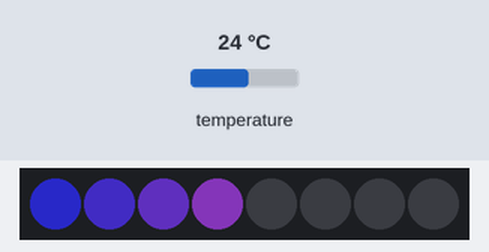
Simulated run of this sketch. Board: Arduino Uno, built with avr-gcc and run on an emulated ATmega328P. On the bench: 8 RGB LEDs in strip order, left to right. Inputs (shaded band) come from the test bench; at power-on: temperature 24 °C. Dim RGB values are drawn brighter than linear.

Above: at 3.3 s.
3.4 s: temperature set to 28 °C
At 5.3 s:
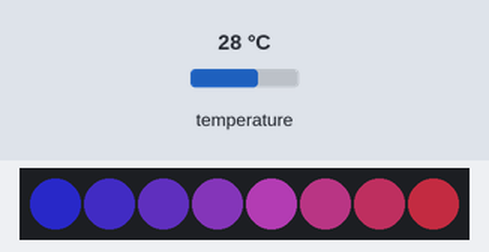
5.9 s: temperature set to 12 °C
At 6.6 s:
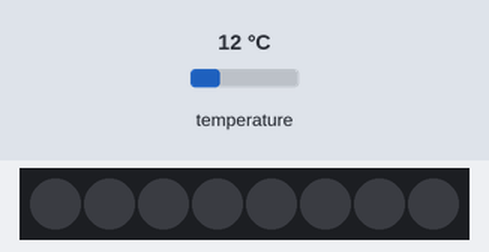
8.4 s: temperature set to 33 °C
At 10.3 s:
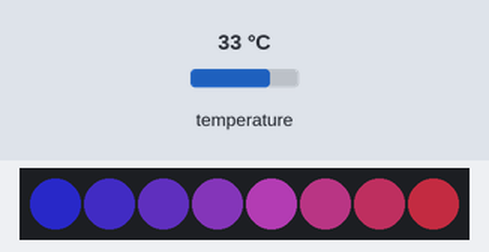
Timing chart, 0 to 11.8 s (numbered marks = the images above; inputs shaded):
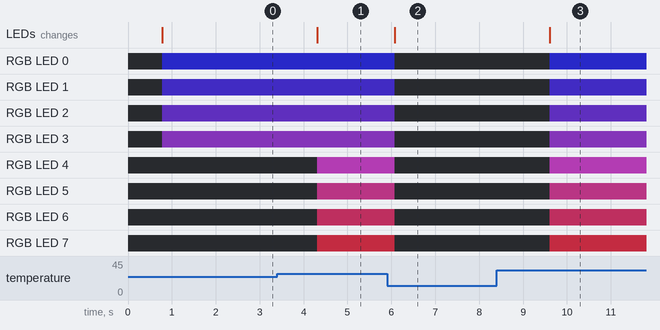

Measured:
- after the input at 3.4 s, RGB LED 4: off → RGB(60, 20, 60) after 0.91 s; RGB LED 5: off → RGB(70, 20, 50) after 0.91 s; RGB LED 6: off → RGB(80, 20, 40) after 0.91 s; RGB LED 7: off → RGB(90, 20, 30) after 0.91 s; the LEDs: change after 0.91 s (image 1)
- after the input at 5.9 s, RGB LED 0: RGB(20, 20, 100) → off after 0.17 s; RGB LED 1: RGB(30, 20, 90) → off after 0.17 s; RGB LED 2: RGB(40, 20, 80) → off after 0.17 s; RGB LED 3: RGB(50, 20, 70) → off after 0.17 s; RGB LED 4: RGB(60, 20, 60) → off after 0.17 s; the LEDs: change after 0.17 s (image 2)
- after the input at 8.4 s, RGB LED 0: off → RGB(20, 20, 100) after 1.2 s; RGB LED 1: off → RGB(30, 20, 90) after 1.2 s; RGB LED 2: off → RGB(40, 20, 80) after 1.2 s; RGB LED 3: off → RGB(50, 20, 70) after 1.2 s; RGB LED 4: off → RGB(60, 20, 60) after 1.2 s; the LEDs: change after 1.2 s (image 3)

The sketch:

NeopixelThermometer.ino
```cpp
//Neopixel thermometer, V. Ziemann, 221115
#include <OneWire.h>
#include <DallasTemperature.h>
#define ONE_WIRE_BUS 2  // pin 2
OneWire oneWire(ONE_WIRE_BUS);
DallasTemperature sensors(&oneWire);
//...................neopixel
#include <Adafruit_NeoPixel.h>
#define NUMPIXELS 8
#define PIN 6
Adafruit_NeoPixel pixels(NUMPIXELS, PIN, NEO_GRB + NEO_KHZ800);
void setup() {
//  Serial.begin(115200); delay(2000);
  sensors.begin();
  pixels.begin();
}
void loop() {
  sensors.requestTemperatures();
  float temp=sensors.getTempCByIndex(0);
  int imax=(int)temp-20;
//  Serial.print(temp); Serial.print('\t'); Serial.println(imax);
  pixels.clear();
  for (int i=0;i<imax;i++) {
    pixels.setPixelColor(i, pixels.Color(20+10*i,20, 100-10*i));
  }
  pixels.show();
  delay(1000);
}
```
